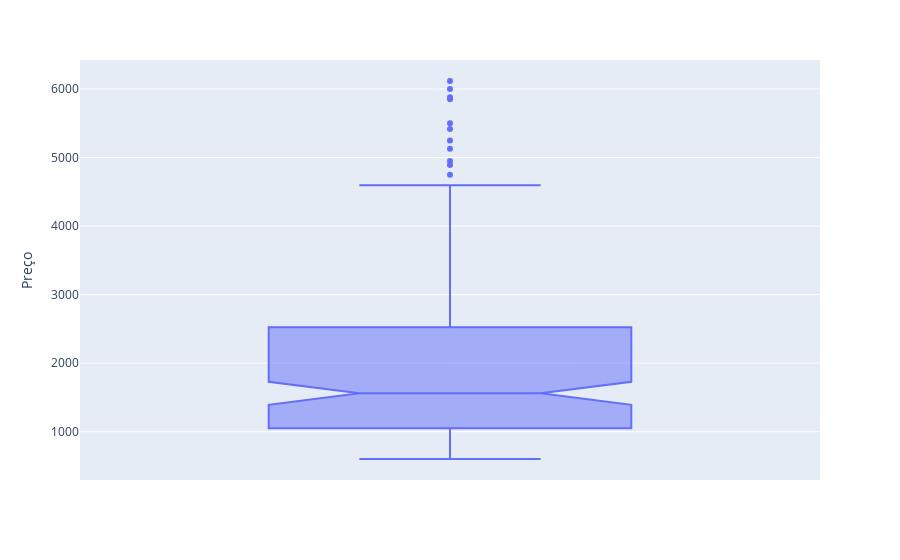

The code cell stored with this chart in its notebook:
### Code cell
fig = px.box(df_clean_tv, y="Preço", notched=True)
fig.show()

### Figure 1 — Plotly figure (JSON) as saved in the notebook; plotly's stock layout.template omitted (floating-point values rounded to 4 significant figures; data arrays with more than 128 entries replaced by an {"elided": "..."} marker saying what was removed)
{"data": [{"alignmentgroup": "True", "hovertemplate": "Preço=%{y}<extra></extra>", "legendgroup": "", "marker": {"color": "#636efa"}, "name": "", "notched": true, "offsetgroup": "", "orientation": "v", "showlegend": false, "type": "box", "x0": " ", "xaxis": "x", "y": {"elided": "189 float values"}, "y0": " ", "yaxis": "y"}], "layout": {"boxmode": "group", "legend": {"tracegroupgap": 0}, "margin": {"t": 60}, "xaxis": {"anchor": "y", "domain": [0, 1]}, "yaxis": {"anchor": "x", "domain": [0, 1], "title": {"text": "Preço"}}}}
